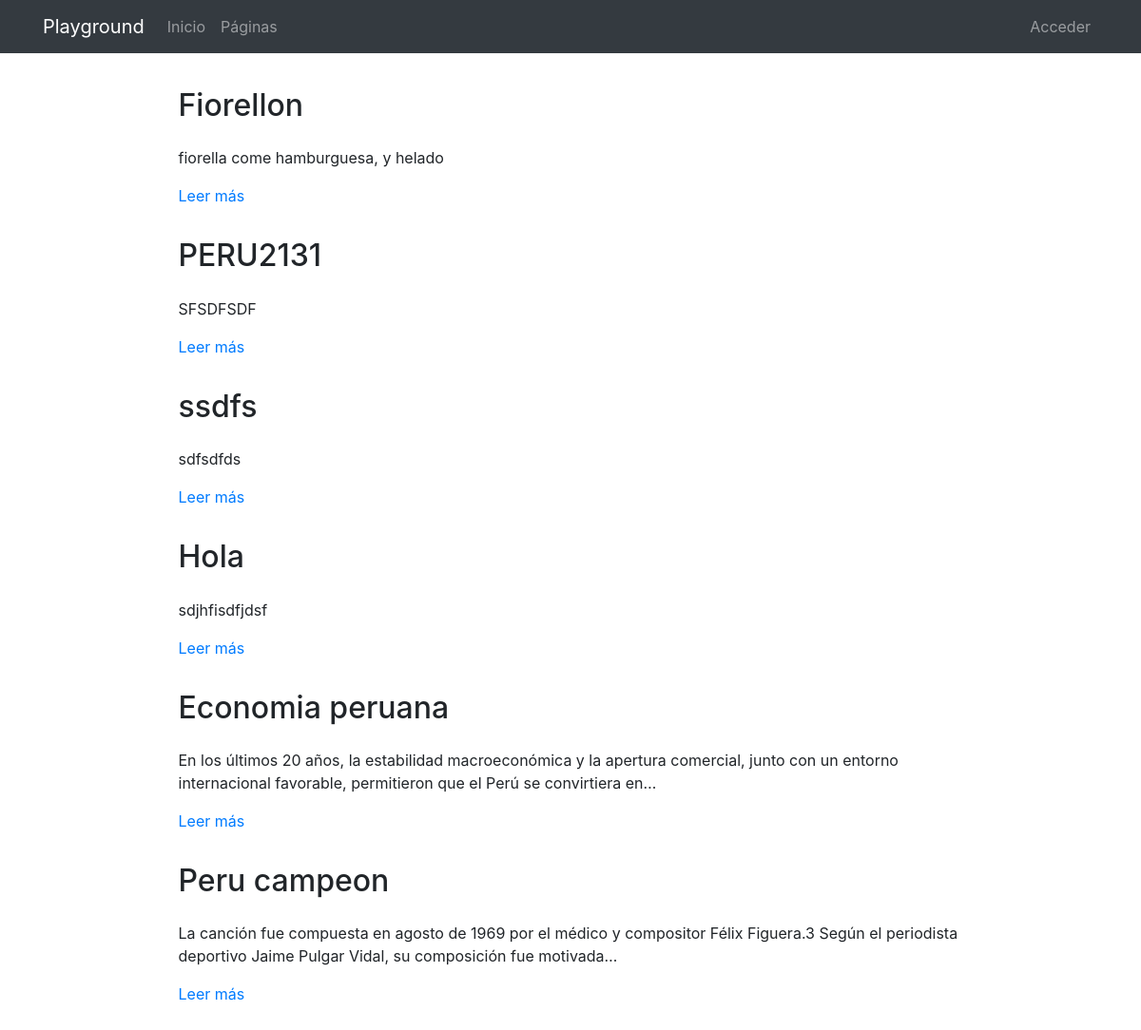
Page /pages/ on the earlier database version.
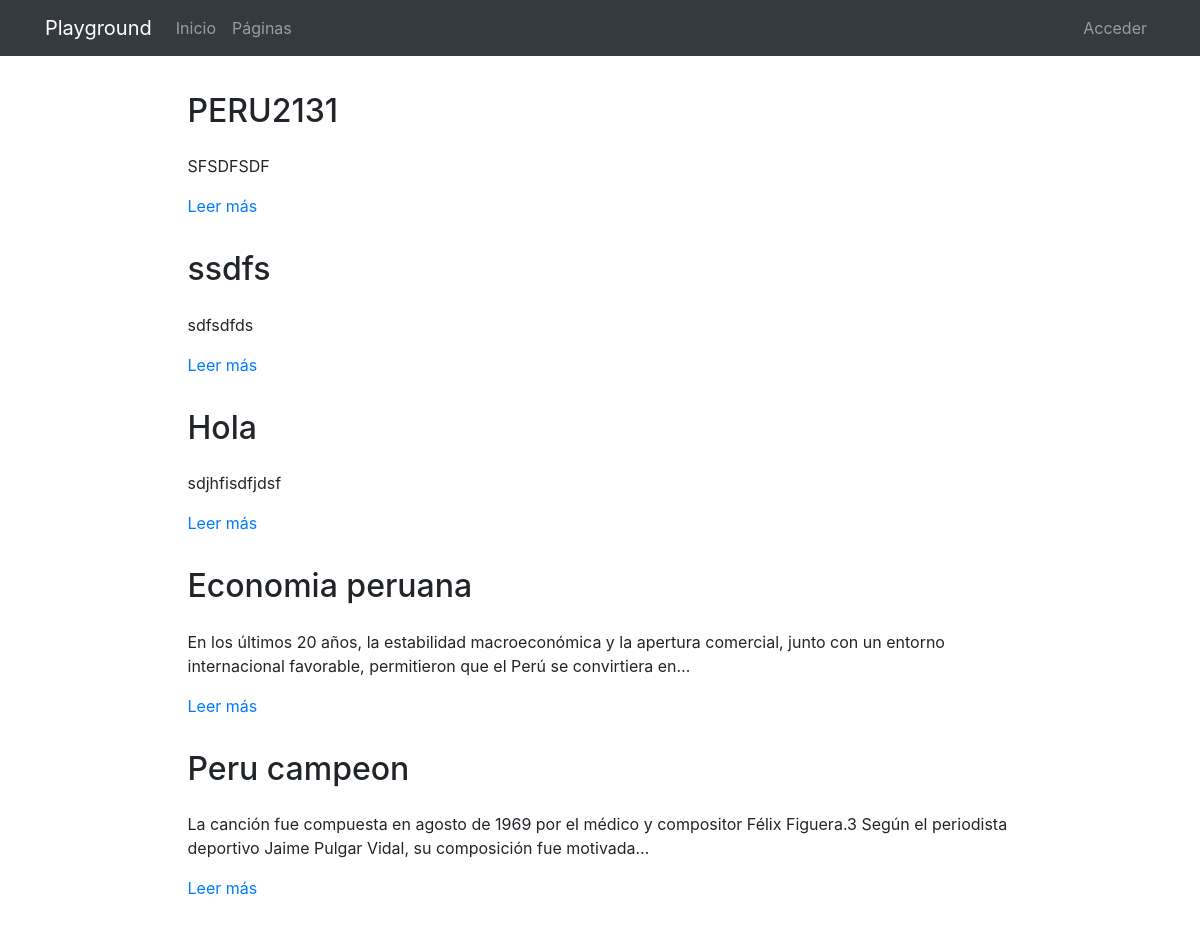
Same page on the later database version.
### pages/models.py (models this page shows, shortened)
class Page(models.Model):
    title = models.CharField(verbose_name="Título", max_length=200)
    content = RichTextField(verbose_name="Contenido")
    order = models.SmallIntegerField(verbose_name="Orden", default=0)
    created = models.DateTimeField(auto_now_add=True, verbose_name="Fecha de creación")
    updated = models.DateTimeField(auto_now=True, verbose_name="Fecha de edición")
    class Meta:
        verbose_name = "página"
        verbose_name_plural = "páginas"
        ordering = ['order', 'title']

### pages/views.py (the view)
# urls.py: path('', PageListView.as_view(), name='pages'),
class PageListView(ListView):
    model = Page

### pages/templates/pages/page_list.html (shortened to what this page needs)
{% extends 'core/base.html' %}
{% load static %}
{% block content %}
{% include 'pages/includes/pages_menu.html' %}
<main role="main">
  <div class="container mb-4">
    {% for page in object_list|dictsort:"id" reversed %}
      <div class="row mt-3">
        <div class="col-md-9 mx-auto">
          <h2 class="mb-4">{{page.title}}</h2>
          <div>
            <p>{{page.content|striptags|safe|truncatechars:"200"}}</p>
            <p><a href="{% url 'pages:page' page.id page.title|slugify %}">Leer más</a>
            </p>
          </div>
        </div>
      </div>
    {% endfor %}
  </div>
</main>
{% endblock %}

### core/templates/core/base.html (shortened to what this page needs)
<!DOCTYPE html>
<html lang="es">
  <head>
    {% load static %}
    <link href="{% static 'core/vendor/bootstrap/css/bootstrap.min.css' %}" rel="stylesheet">
    <link href="{% static 'core/vendor/font-awesome/css/font-awesome.min.css' %}" rel="stylesheet" type="text/css">
    <link href="{% static 'core/css/main.css' %}" rel="stylesheet">
  </head>
  <body>
    <body>
      <nav class="navbar navbar-expand-lg navbar-dark bg-dark">
        <div class="container">
          <a class="navbar-brand" href="{% url 'home' %}">Playground</a>
          <div class="collapse navbar-collapse" id="ned">
            <ul class="navbar-nav mr-auto">
              <li class="nav-item">
                <a class="nav-link" href="{% url 'home' %}">Inicio</a>
              </li>
              <li class="nav-item">
                <a class="nav-link" href="{% url 'pages:pages' %}">Páginas</a>
              </li>
            </ul>
            <ul class="navbar-nav">
              {% if not request.user.is_authenticated %}
                <li class="nav-item">
                  <a class="nav-link" href="{% url 'login' %}">Acceder</a>
                </li>
              {% endif %}
            </ul>
          </div>
        </div>
      </nav>
      {% block content %}{% endblock %}
  </body>
</html>

### pages/templates/pages/includes/pages_menu.html (shortened to what this page needs)
{% load static %}
<link href="{% static 'pages/css/custom_ckeditor.css' %}" rel="stylesheet">

### core/static/core/css/main.css (style rules this page uses)
main { padding-top: 20px; }
:root { --jumbotron-padding-y: 3rem; }

Differences in the rows shown:
removed Page: title "Fiorellon", content "fiorella come hamburguesa, y helado"
